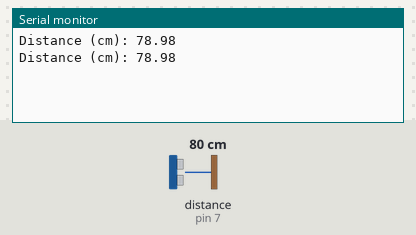
Bench run of a sketch on a simulated Arduino Uno, built with avr-gcc and run on an emulated ATmega328P. On the bench: the last lines printed to the serial monitor. Wiring (inferred from the names in the program): ultrasonic range finder: trigger pin 8; echo pin 7. The test bench sets the inputs (shaded band); at power-on: distance to the obstacle (sensor on pin 7) 80 cm. The echo pulse lasts 58.3 µs per cm.

Above: at 1.8 s.
1.9 s: distance to the obstacle (sensor on pin 7) set to 2 cm
At 2.4 s:
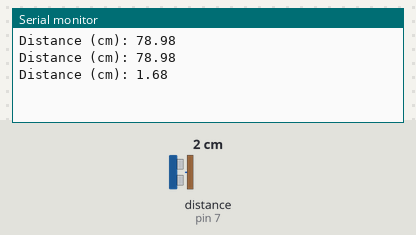
3.4 s: distance to the obstacle (sensor on pin 7) set to 4 cm
At 4.8 s:
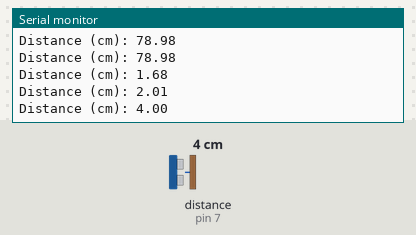
Timing chart, 0 to 6.4 s (numbered marks = the images above; inputs shaded):
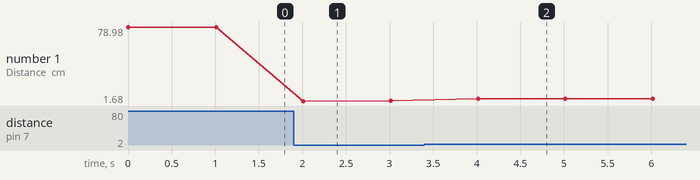

Measured:
- after the input at 1.9 s, the serial monitor: prints a new line after 0.11 s (image 1)
- after the input at 3.4 s, the serial monitor: prints a new line after 0.61 s (image 2)
- plotted number 1: 78.98 → 2.01 after the input at 1.9 s, 2.01 → 4 after the input at 3.4 s

The sketch:

V0.ino
```cpp
const int trig_pin = 8;
const int echo_pin = 7;

// Vitesse du son dans l'air
#define SOUND_SPEED 340
#define TRIG_PULSE_DURATION_US 10


long ultrason_duration;
float distance_cm;

void setup() {
  Serial.begin(9600);
  pinMode(trig_pin, OUTPUT); // On configure le trig en output
  pinMode(echo_pin, INPUT); // On configure l'echo en input
}

void loop() {
  // Prepare le signal
  digitalWrite(trig_pin, LOW);
  delayMicroseconds(2);
  // Créer une impulsion de 10 µs
  digitalWrite(trig_pin, HIGH);
  delayMicroseconds(TRIG_PULSE_DURATION_US);
  digitalWrite(trig_pin, LOW);

  // Renvoie le temps de propagation de l'onde (en µs)
  ultrason_duration = pulseIn(echo_pin, HIGH);

  // Calcul de la distance
  distance_cm = ultrason_duration * SOUND_SPEED/2 * 0.0001;

  // On affiche la distance sur le port série
  Serial.print("Distance (cm): ");
  Serial.println(distance_cm);

  delay(1000);
}
```
